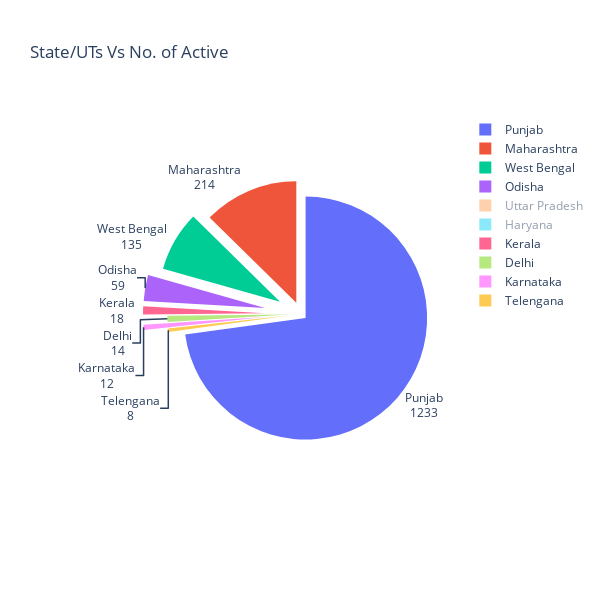

Write notebook code for a chart like this one.
### Code cell
x = cd[['State/UTs','Active']].sort_values(by='Active',ascending=False)['State/UTs'][:10].values
y = cd[['State/UTs','Active']].sort_values(by='Active',ascending=False)['Active'][:10].values
df = pd.DataFrame({'State/UTs':x,
                  'Active':y})
fig = px.pie(df,
             names='State/UTs',
             values='Active',
             color='State/UTs',
             title='State/UTs Vs No. of Active',
             hole=0,
             height=600,
             width=600)
fig.update_traces(textposition='outside',textinfo='value+label',pull=[0.05,.1,.2,.3,.1,.2,.3,.1,.3,.1])
fig.show()

### Figure 1 — Plotly figure (JSON) as saved in the notebook; plotly's stock layout.template omitted (floating-point values rounded to 4 significant figures)
{"data": [{"customdata": [["Punjab"], ["Maharashtra"], ["West Bengal"], ["Odisha"], ["Uttar Pradesh"], ["Haryana"], ["Kerala"], ["Delhi"], ["Karnataka"], ["Telengana"]], "domain": {"x": [0, 1], "y": [0, 1]}, "hole": 0, "hovertemplate": "State/UTs=%{customdata[0]}<br>Active=%{value}<extra></extra>", "labels": ["Punjab", "Maharashtra", "West Bengal", "Odisha", "Uttar Pradesh", "Haryana", "Kerala", "Delhi", "Karnataka", "Telengana"], "legendgroup": "", "marker": {"colors": ["#636efa", "#EF553B", "#00cc96", "#ab63fa", "#FFA15A", "#19d3f3", "#FF6692", "#B6E880", "#FF97FF", "#FECB52"]}, "name": "", "pull": [0.05, 0.1, 0.2, 0.3, 0.1, 0.2, 0.3, 0.1, 0.3, 0.1], "showlegend": true, "textinfo": "value+label", "textposition": "outside", "type": "pie", "values": [1233, 214, 135, 59, 57, 27, 18, 14, 12, 8]}], "layout": {"height": 600, "hiddenlabels": ["Haryana", "Uttar Pradesh"], "legend": {"tracegroupgap": 0}, "title": {"text": "State/UTs Vs No. of Active"}, "width": 600}}
